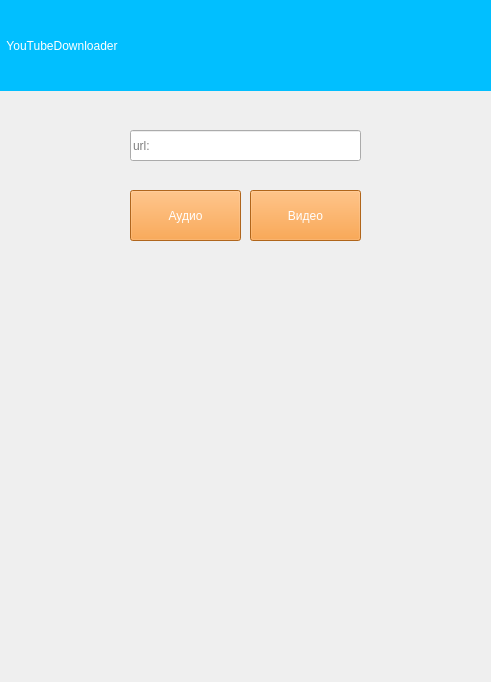
<?xml version="1.0" encoding="UTF-8"?>
<ui version="4.0">
 <class>Form</class>
 <widget class="QWidget" name="Form">
  <property name="geometry">
   <rect>
    <x>0</x>
    <y>0</y>
    <width>491</width>
    <height>682</height>
   </rect>
  </property>
  <property name="windowTitle">
   <string>Form</string>
  </property>
  <widget class="QLabel" name="maintitle">
   <property name="geometry">
    <rect>
     <x>0</x>
     <y>0</y>
     <width>501</width>
     <height>91</height>
    </rect>
   </property>
   <property name="styleSheet">
    <string notr="true">font: 28pt &quot;MS Shell Dlg 2&quot;;
color: rgb(255, 255, 255);
background-color: rgb(1, 191, 255);</string>
   </property>
   <property name="text">
    <string>  YouTubeDownloader</string>
   </property>
  </widget>
  <widget class="QLineEdit" name="url1">
   <property name="geometry">
    <rect>
     <x>130</x>
     <y>130</y>
     <width>231</width>
     <height>31</height>
    </rect>
   </property>
   <property name="styleSheet">
    <string notr="true">font: 16pt &quot;MS Shell Dlg 2&quot;;</string>
   </property>
   <property name="placeholderText">
    <string>url:</string>
   </property>
  </widget>
  <widget class="QPushButton" name="video">
   <property name="geometry">
    <rect>
     <x>250</x>
     <y>190</y>
     <width>111</width>
     <height>51</height>
    </rect>
   </property>
   <property name="styleSheet">
    <string notr="true">background-color: rgb(246, 141, 36);
color: rgb(255, 255, 255);
font: 8pt &quot;MS Shell Dlg 2&quot;;
font: 75 16pt &quot;Arial&quot;;
</string>
   </property>
   <property name="text">
    <string>Видео</string>
   </property>
  </widget>
  <widget class="QPushButton" name="audio">
   <property name="geometry">
    <rect>
     <x>130</x>
     <y>190</y>
     <width>111</width>
     <height>51</height>
    </rect>
   </property>
   <property name="styleSheet">
    <string notr="true">background-color: rgb(246, 143, 40);
color: rgb(255, 255, 255);
font: 8pt &quot;MS Shell Dlg 2&quot;;
font: 75 16pt &quot;Arial&quot;;
</string>
   </property>
   <property name="text">
    <string>Аудио</string>
   </property>
  </widget>
 </widget>
 <resources/>
 <connections/>
</ui>
